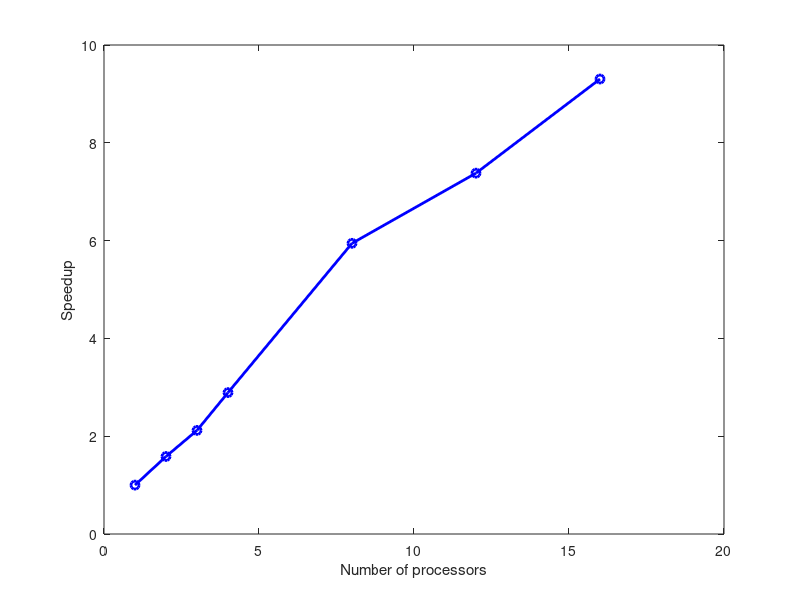

MATLAB code to generate this figure:
close all
clear
clc

tt = [21.4, 13.5, 10.1, 7.4, 3.6, 2.9, 2.3]; % times [s]
Np = [1,    2,    3,    4,   8,   12,  16];  % Number of proc

figure
plot(Np, 1./(tt/tt(1)), '-ob', 'linewidth', 2)
xlabel('Number of processors')
ylabel('Speedup')
